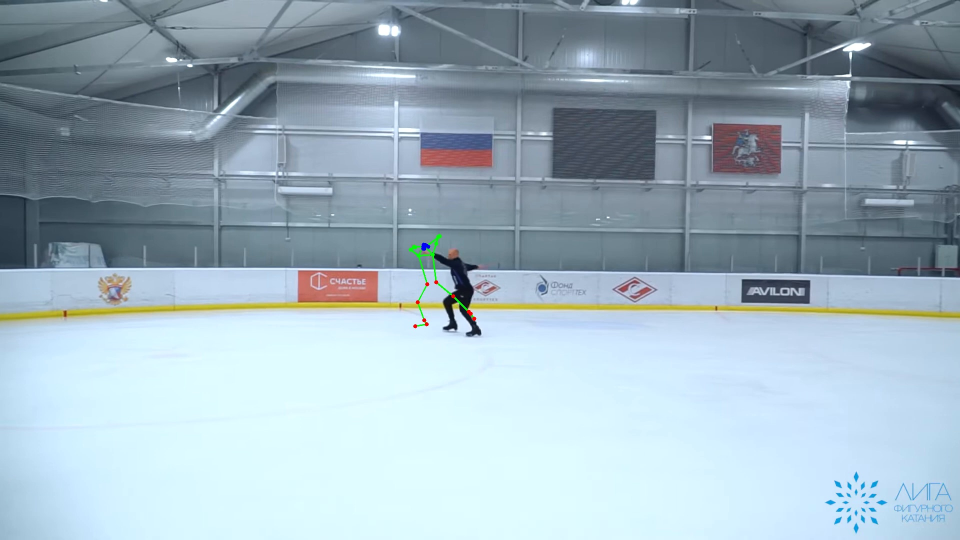
#> input picture data/dataset/visualizations/blazepose_fixed/frame_0000.jpg, 1920 x 1080 px (shown at 1/2 size)
$ python -i spatial_reference.py   (imports and definitions only)
#> lines starting #> are read from the running program, lines starting #| are printed output that depends on the picture
#> further down, picture is the input picture: shape (1080, 1920, 3); mean B, G, R 188.3, 176.9, 157.1
"""Spatial reference detection for camera pose estimation.

Detects camera orientation relative to the ice rink and compensates
pose measurements to be independent of camera tilt.

Key concepts:
- Horizon line detection using Hough transform
- Camera pose estimation (roll, pitch, yaw)
- Pose compensation using rotation matrices
- XYZ axes visualization

Based on research from:
- Guo et al. (2022) "A Fast and Simple Method for Absolute Orientation"
- Kashany & Pourreza (2010) "Camera pose estimation in soccer scenes"
- Exa/Gemini spatial reference research (2026-03-28)
"""

from dataclasses import dataclass
from typing import Literal

import cv2
import numpy as np
from scipy.spatial.transform import Rotation

from ..types import PixelPose


@dataclass
class CameraPose:
    """Camera orientation relative to the ice rink.

    All angles in degrees.
    - roll: rotation around Z axis (tilt left/right). Positive = tilted right.
    - pitch: rotation around X axis (tilt forward/backward). Positive = tilted down.
    - yaw: rotation around Y axis (pan left/right). Positive = panned right.
    - confidence: 0-1, how reliable the estimate is.
    """

    roll: float = 0.0
    pitch: float = 0.0
    yaw: float = 0.0
    confidence: float = 0.0
    source: Literal["imu", "horizon", "gravity"] = "gravity"

    # [19 lines left out: functions as_rotation_matrix, inverse_matrix, not called in this run]


class SpatialReferenceDetector:
    """Detect camera pose and compensate pose measurements.

    Uses a hierarchy of methods:
    1. IMU data (if available) - most accurate
    2. Horizon line detection (Hough transform)
    3. Gravity prior (assume level camera) - fallback

    Example:
        detector = SpatialReferenceDetector()
        camera_pose = detector.estimate_pose(frame)
        poses_compensated = detector.compensate_poses(poses, camera_pose)
        detector.draw_axes(frame, camera_pose)
    """

    def __init__(
        self,
        hough_threshold: int = 100,
        hough_min_line_length: int = 100,
        hough_max_line_gap: int = 10,
        horizon_angle_tolerance: float = 5.0,
    ):
        """Initialize spatial reference detector.

        Args:
            hough_threshold: Minimum votes for Hough line detection
            hough_min_line_length: Minimum line length in pixels
            hough_max_line_gap: Maximum gap between line segments
            horizon_angle_tolerance: Expected horizon angle range (degrees)
        """
        self.hough_threshold = hough_threshold
        self.hough_min_line_length = hough_min_line_length
        self.hough_max_line_gap = hough_max_line_gap
        self.horizon_angle_tolerance = horizon_angle_tolerance

        # Smoothing for temporal consistency
        self._roll_history: list[float] = []
        self._pitch_history: list[float] = []
        self._smoothing_window = 5

    def estimate_pose(
        self, frame: np.ndarray, imu_data: dict[str, float] | None = None
    ) -> CameraPose:
        """Estimate camera pose from frame or IMU data.

        Args:
            frame: Video frame (BGR format)
            imu_data: Optional dict with 'roll', 'pitch', 'yaw' in degrees

        Returns:
            CameraPose with estimated orientation
        """
        # Method 1: IMU data (most accurate)
        if imu_data is not None:
            roll = imu_data.get("roll", 0.0)
            pitch = imu_data.get("pitch", 0.0)
            yaw = imu_data.get("yaw", 0.0)
            return CameraPose(roll=roll, pitch=pitch, yaw=yaw, confidence=1.0, source="imu")

        # Method 2: Horizon line detection
        horizon_pose = self._estimate_from_horizon(frame)
        if horizon_pose.confidence > 0.3:
            # Apply temporal smoothing
            horizon_pose.roll = self._smooth_value(horizon_pose.roll, self._roll_history)
            horizon_pose.pitch = self._smooth_value(horizon_pose.pitch, self._pitch_history)
            return horizon_pose

        # Method 3: Gravity prior (fallback)
        return CameraPose(roll=0.0, pitch=0.0, yaw=0.0, confidence=0.0, source="gravity")

    def _estimate_from_horizon(self, frame: np.ndarray) -> CameraPose:
        """Estimate camera roll from horizon line using Hough transform.

        The horizon line is assumed to be horizontal (angle = 0).
        Any deviation indicates camera roll.

        Args:
            frame: Video frame (BGR format)

        Returns:
            CameraPose with estimated roll (pitch, yaw = 0)
        """
        h, w = frame.shape[:2]
#> h = 1080; w = 1920

        # Convert to grayscale
        gray = cv2.cvtColor(frame, cv2.COLOR_BGR2GRAY)
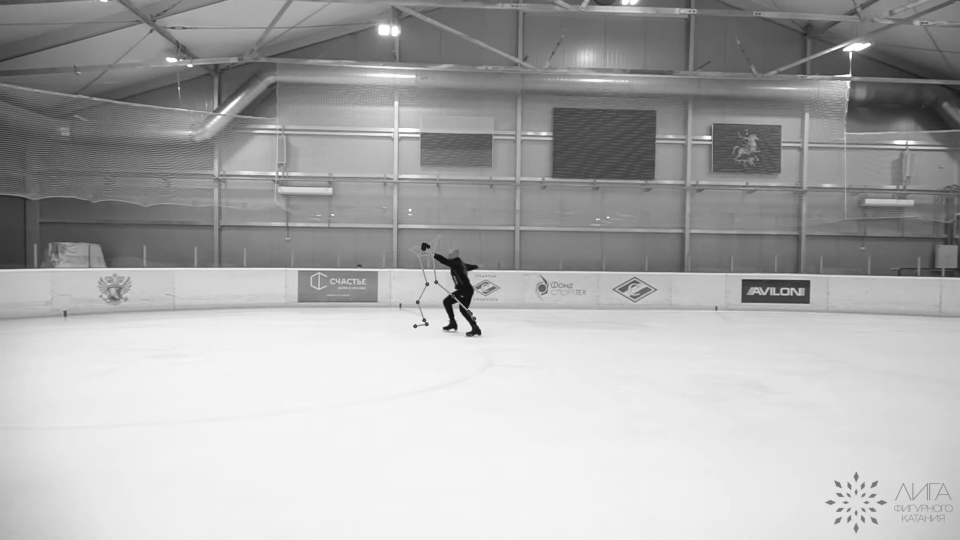
#> gray: shape (1080, 1920) (shown at 1/2 size); min 5, max 255, mean 172.3

        # Only look at top 1/3 of frame for horizon (ignore ice/skater)
        horizon_region = gray[: h // 3, :]
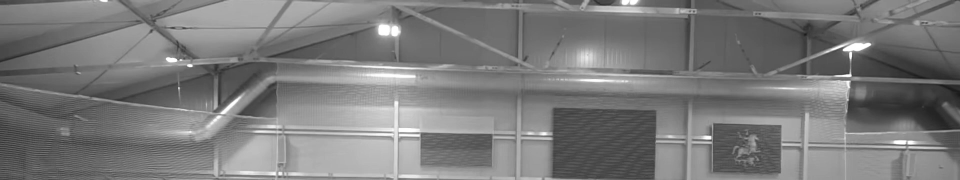
#> horizon_region: shape (360, 1920) (shown at 1/2 size); min 25, max 255, mean 122.3

        # Edge detection (Canny) - lower thresholds for more edges
        edges = cv2.Canny(horizon_region, 30, 100, apertureSize=3)
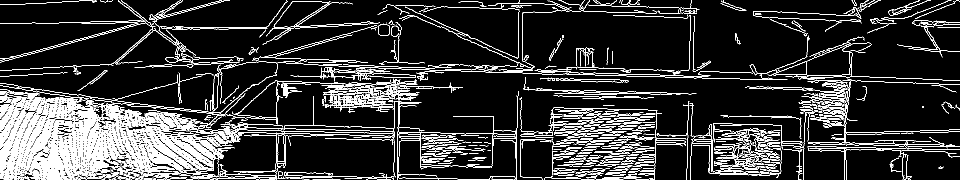
#> edges: shape (360, 1920) (shown at 1/2 size); 11.9% white in thin lines or dots

        # Try multiple Hough parameter combinations for robustness
        all_angles = []

        # Configuration 1: Medium lines (most reliable for horizon)
        lines = cv2.HoughLinesP(
            edges,
            rho=1,
            theta=np.pi / 180,
            threshold=50,
            minLineLength=w // 4,  # At least 1/4 of frame width
            maxLineGap=20,
        )
#> lines = [[1149, 134, 1663, 151], [191, 211, 884, 13]]
        if lines is not None:
            for line in lines:
                x1, y1, x2, y2 = line[0]
                # Calculate angle
                dx = x2 - x1
                dy = y2 - y1
                angle = np.arctan2(dy, dx) * 180 / np.pi

                # Normalize to [-90, 90]
                if angle > 90:
                    angle -= 180
                elif angle < -90:
                    angle += 180

                # Filter for near-horizontal lines
                if abs(angle) < 10:
                    all_angles.append(angle)
#> this loop made 2 passes
#> (x1, y1, x2, y2, dx, dy, angle) on passes 1 to 2: (1149, 134, 1663, 151, 514, 17, 1.89), (191, 211, 884, 13, 693, -198, -15.95)
#> after the loop, all_angles = [1.89]

        if not all_angles:
            return CameraPose(roll=0.0, pitch=0.0, yaw=0.0, confidence=0.0)

        # Use mean instead of median to detect actual tilt
        # Median gives 0 for symmetric distributions
        roll = float(np.mean(all_angles))
#> roll = 1.89

        # Confidence based on number of horizontal lines found
        confidence = min(len(all_angles) / 3.0, 1.0)
#> confidence = 0.333

        return CameraPose(roll=roll, pitch=0.0, yaw=0.0, confidence=confidence, source="horizon")

    def _smooth_value(self, value: float, history: list[float]) -> float:
        """Apply temporal smoothing to value.

        Args:
            value: Current value
            history: List of previous values

        Returns:
            Smoothed value
        """
        history.append(value)
        if len(history) > self._smoothing_window:
            history.pop(0)
        return float(np.mean(history))

    # [332 lines left out: functions compensate_poses, draw_axes, detect_horizon_angle, compensate_angles_for_camera, estimate_pose_sequence, compensate_poses_per_frame, not called in this run]

>>> import cv2
>>> picture = cv2.imread('../../data/dataset/visualizations/blazepose_fixed/frame_0000.jpg')
>>> result = SpatialReferenceDetector().estimate_pose(picture)
#> in estimate_pose, `horizon_pose.roll = self._smooth_value(horizon_pose.roll, self._roll_h..`: horizon_pose.roll = 1.89
#> in estimate_pose, `horizon_pose.pitch = self._smooth_value(horizon_pose.pitch, self._pitc..`: horizon_pose.pitch = 0

$ run again, on data/dataset/visualizations/blazepose_fixed/frame_0200.jpg
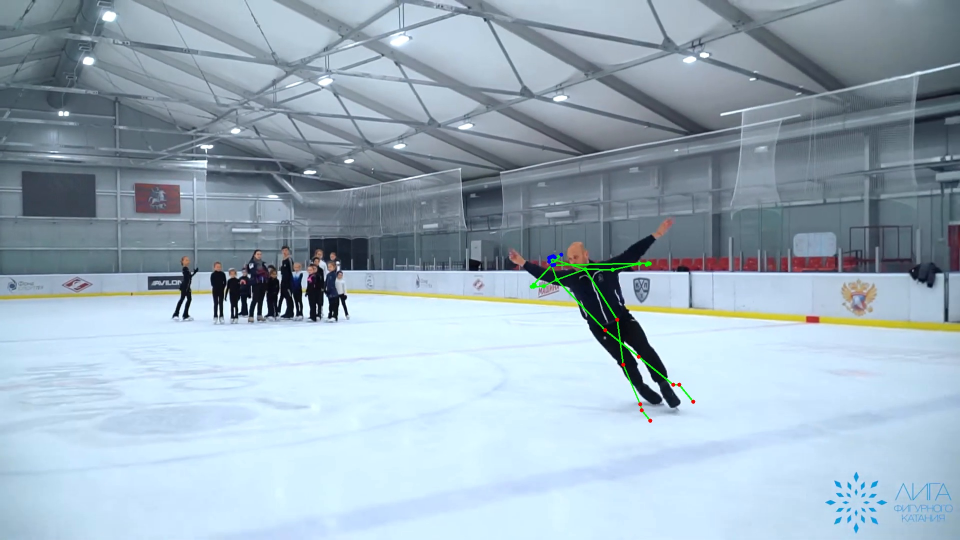
#> input picture data/dataset/visualizations/blazepose_fixed/frame_0200.jpg, 1920 x 1080 px (shown at 1/2 size)
#> picture is the input picture: shape (1080, 1920, 3); mean B, G, R 188.1, 174.8, 155.9
#> in _estimate_from_horizon, `horizon_region = gray[: h // 3, :]`:
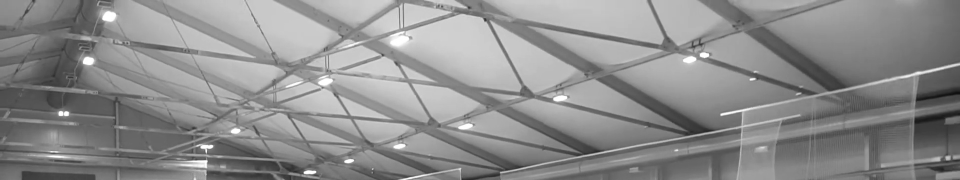
#> horizon_region: shape (360, 1920) (shown at 1/2 size); min 14, max 255, mean 140.3
#> in _estimate_from_horizon, `edges = cv2.Canny(horizon_region, 30, 100, apertureSize=3)`:
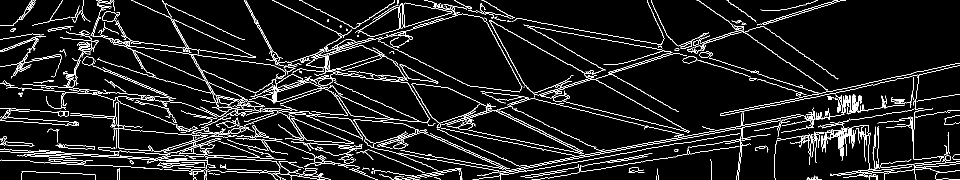
#> edges: shape (360, 1920) (shown at 1/2 size); 7.1% white in thin lines or dots
#> lines = [[540, 129, 1043, 353], [675, 67, 1178, 312]]
#> the loop in _estimate_from_horizon, `for line in lines:` made 2 passes
#> (x1, y1, x2, y2, dx, dy, angle) on passes 1 to 2: (540, 129, 1043, 353, 503, 224, 24), (675, 67, 1178, 312, 503, 245, 25.97)
#> after the loop in _estimate_from_horizon, `for line in lines:`: all_angles = []

$ run again, on data/dataset/visualizations/blazepose_fixed/frame_0400.jpg
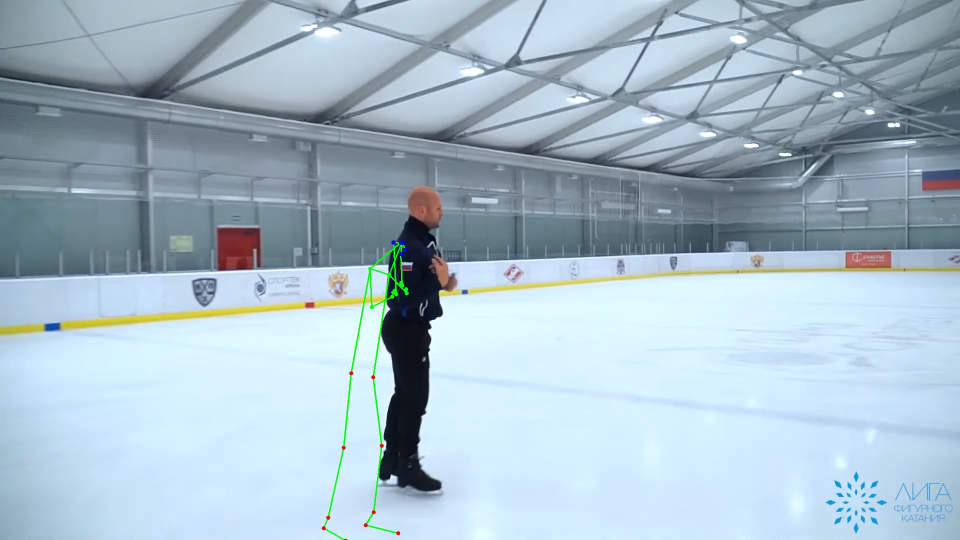
#> input picture data/dataset/visualizations/blazepose_fixed/frame_0400.jpg, 1920 x 1080 px (shown at 1/2 size)
#> picture is the input picture: shape (1080, 1920, 3); mean B, G, R 200.8, 187.6, 166.5
#> in _estimate_from_horizon, `horizon_region = gray[: h // 3, :]`:
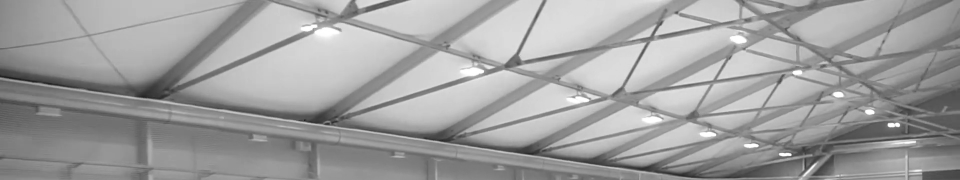
#> horizon_region: shape (360, 1920) (shown at 1/2 size); min 22, max 255, mean 158.9
#> in _estimate_from_horizon, `edges = cv2.Canny(horizon_region, 30, 100, apertureSize=3)`:
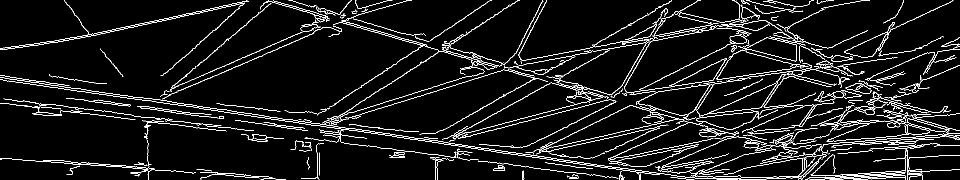
#> edges: shape (360, 1920) (shown at 1/2 size); 6.1% white in thin lines or dots
#> lines = [[681, 45, 1231, 202], [911, 270, 1396, 1], [1000, 131, 1590, 16]]
#> the loop in _estimate_from_horizon, `for line in lines:` made 3 passes
#> (x1, y1, x2, y2, dx, dy, angle) on passes 1 to 3: (681, 45, 1231, 202, 550, 157, 15.93), (911, 270, 1396, 1, 485, -269, -29.01), (1000, 131, 1590, 16, 590, -115, -11.03)
#> after the loop in _estimate_from_horizon, `for line in lines:`: all_angles = []

$ run again, on data/dataset/visualizations/blazepose_fixed/frame_0600.jpg
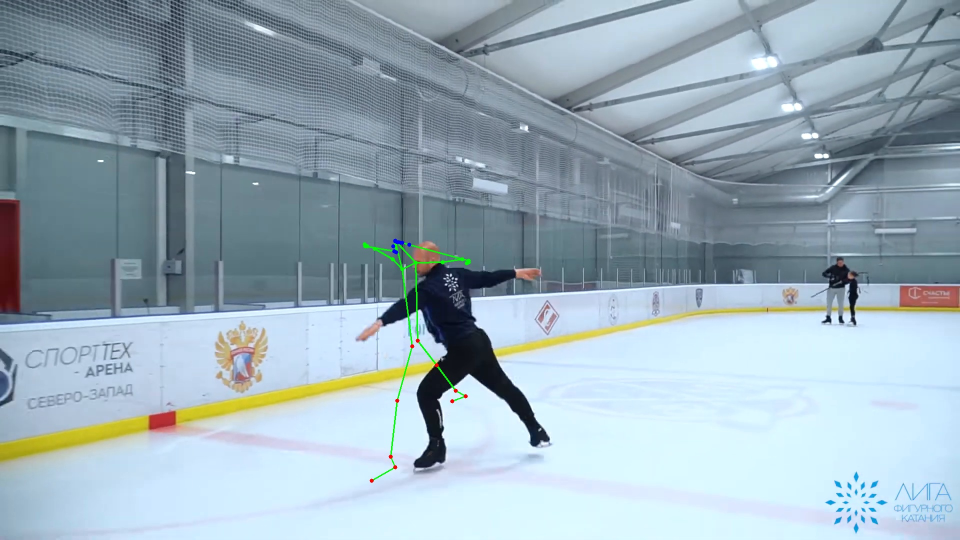
#> input picture data/dataset/visualizations/blazepose_fixed/frame_0600.jpg, 1920 x 1080 px (shown at 1/2 size)
#> picture is the input picture: shape (1080, 1920, 3); mean B, G, R 184, 173.1, 153.8
#> in _estimate_from_horizon, `horizon_region = gray[: h // 3, :]`:
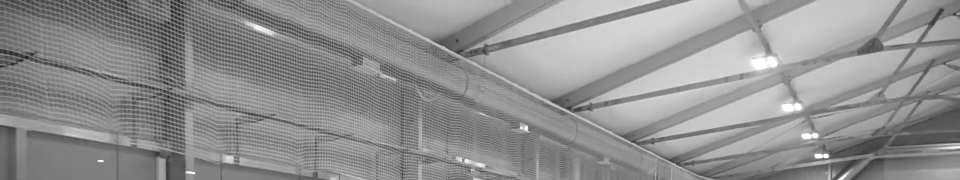
#> horizon_region: shape (360, 1920) (shown at 1/2 size); min 21, max 255, mean 143.9
#> in _estimate_from_horizon, `edges = cv2.Canny(horizon_region, 30, 100, apertureSize=3)`:
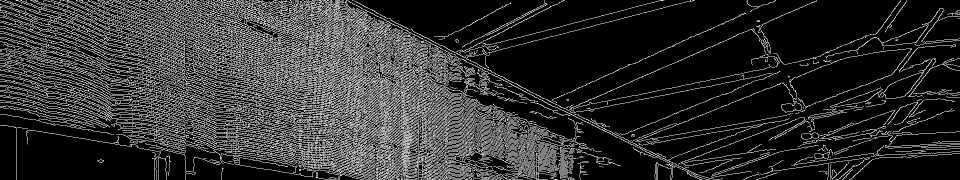
#> edges: shape (360, 1920) (shown at 1/2 size); 18.6% white in thin lines or dots
#> lines = 134 rows, first 6: [463, 131, 1151, 277], [125, 220, 1173, 293], [252, 89, 1025, 225], [265, 232, 1135, 293], [452, 261, 1156, 298], [472, 235, 1150, 282]
#> the loop in _estimate_from_horizon, `for line in lines:` made 134 passes
#> (x1, y1, x2, y2, dx, dy, angle) on passes 1 to 8: (463, 131, 1151, 277, 688, 146, 11.98), (125, 220, 1173, 293, 1048, 73, 3.98), (252, 89, 1025, 225, 773, 136, 9.98), (265, 232, 1135, 293, 870, 61, 4.01), (452, 261, 1156, 298, 704, 37, 3.01), (472, 235, 1150, 282, 678, 47, 3.97), (145, 18, 924, 128, 779, 110, 8.04), (260, 283, 895, 294, 635, 11, 0.992)
